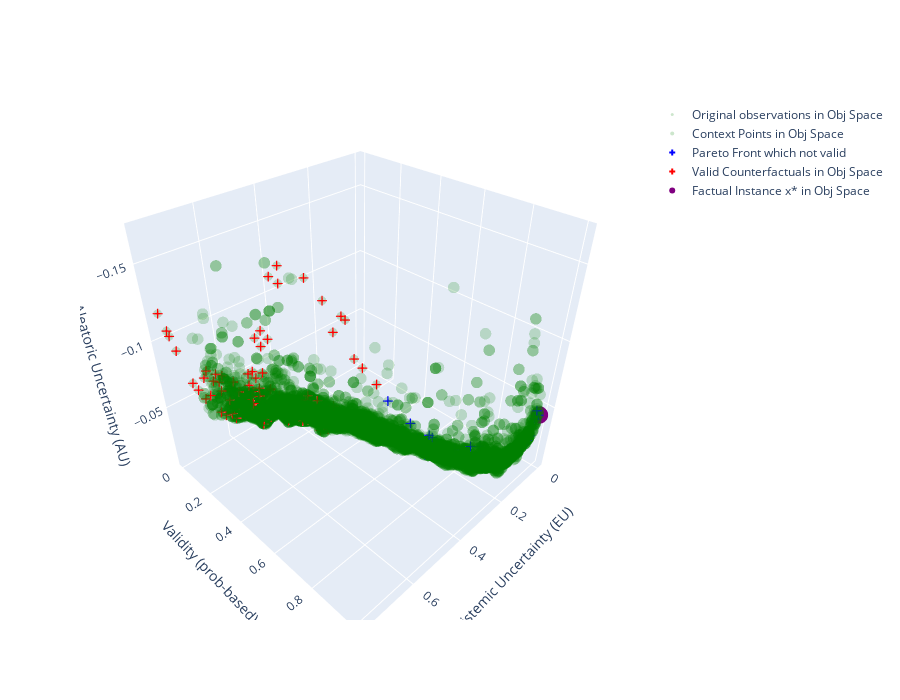

The notebook cell this image was saved under:
### Code cell
# ============ 3D Objective Space: VERSION 2 (Simple) ============
print("=" * 50)
print("3D Objective Space: VERSION 2 (Similarity/Plausibility)")
print("Axes: Similarity (x), Validity (y), Plausibility (z)")
print("=" * 50)
plot_cf_3d(results=results_simple, x_factual=x_factual_np, context=context_np)
